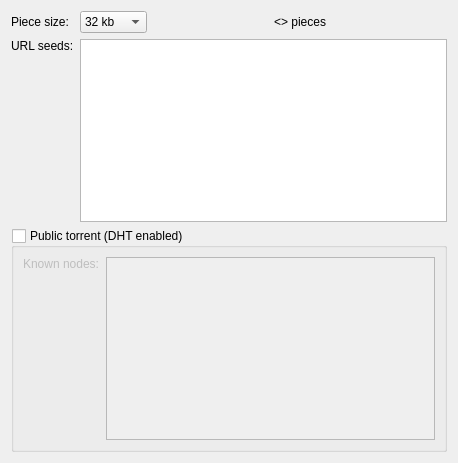
<ui version="4.0" >
 <class>NewTorrentThirdStep</class>
 <widget class="QWidget" name="NewTorrentThirdStep" >
  <property name="geometry" >
   <rect>
    <x>0</x>
    <y>0</y>
    <width>458</width>
    <height>463</height>
   </rect>
  </property>
  <property name="windowTitle" >
   <string>Fine-tune parameters</string>
  </property>
  <property name="windowIcon" >
   <iconset>
    <normaloff>:/resources/images/bittorrent.png</normaloff>:/resources/images/bittorrent.png</iconset>
  </property>
  <layout class="QGridLayout" >
   <item row="0" column="0" >
    <widget class="QLabel" name="label" >
     <property name="text" >
      <string>Piece size:</string>
     </property>
    </widget>
   </item>
   <item row="0" column="1" >
    <layout class="QHBoxLayout" >
     <item>
      <widget class="QComboBox" name="PieceSize_" >
       <property name="currentIndex" >
        <number>0</number>
       </property>
       <item>
        <property name="text" >
         <string>32 kb</string>
        </property>
       </item>
       <item>
        <property name="text" >
         <string>64 kb</string>
        </property>
       </item>
       <item>
        <property name="text" >
         <string>128 kb</string>
        </property>
       </item>
       <item>
        <property name="text" >
         <string>256 kb</string>
        </property>
       </item>
       <item>
        <property name="text" >
         <string>512 kb</string>
        </property>
       </item>
       <item>
        <property name="text" >
         <string>1 mb</string>
        </property>
       </item>
       <item>
        <property name="text" >
         <string>2 mb</string>
        </property>
       </item>
       <item>
        <property name="text" >
         <string>4 mb</string>
        </property>
       </item>
       <item>
        <property name="text" >
         <string>8 mb</string>
        </property>
       </item>
       <item>
        <property name="text" >
         <string>16 mb</string>
        </property>
       </item>
       <item>
        <property name="text" >
         <string>32 mb</string>
        </property>
       </item>
       <item>
        <property name="text" >
         <string>64 mb</string>
        </property>
       </item>
      </widget>
     </item>
     <item>
      <spacer>
       <property name="orientation" >
        <enum>Qt::Horizontal</enum>
       </property>
       <property name="sizeHint" stdset="0" >
        <size>
         <width>40</width>
         <height>20</height>
        </size>
       </property>
      </spacer>
     </item>
     <item>
      <widget class="QLabel" name="NumPieces_" >
       <property name="text" >
        <string>&lt;> pieces</string>
       </property>
      </widget>
     </item>
     <item>
      <spacer>
       <property name="orientation" >
        <enum>Qt::Horizontal</enum>
       </property>
       <property name="sizeHint" stdset="0" >
        <size>
         <width>40</width>
         <height>20</height>
        </size>
       </property>
      </spacer>
     </item>
    </layout>
   </item>
   <item row="1" column="0" >
    <widget class="QLabel" name="label_2" >
     <property name="text" >
      <string>URL seeds:</string>
     </property>
    </widget>
   </item>
   <item rowspan="2" row="1" column="1" >
    <widget class="QTextEdit" name="URLSeeds_" />
   </item>
   <item row="2" column="0" >
    <spacer>
     <property name="orientation" >
      <enum>Qt::Vertical</enum>
     </property>
     <property name="sizeHint" stdset="0" >
      <size>
       <width>20</width>
       <height>40</height>
      </size>
     </property>
    </spacer>
   </item>
   <item row="3" column="0" colspan="2" >
    <widget class="QGroupBox" name="DHTEnabled_" >
     <property name="minimumSize" >
      <size>
       <width>0</width>
       <height>150</height>
      </size>
     </property>
     <property name="title" >
      <string>Public torrent (DHT enabled)</string>
     </property>
     <property name="checkable" >
      <bool>true</bool>
     </property>
     <property name="checked" >
      <bool>false</bool>
     </property>
     <layout class="QHBoxLayout" >
      <item>
       <layout class="QVBoxLayout" >
        <item>
         <widget class="QLabel" name="label_3" >
          <property name="text" >
           <string>Known nodes:</string>
          </property>
         </widget>
        </item>
        <item>
         <spacer>
          <property name="orientation" >
           <enum>Qt::Vertical</enum>
          </property>
          <property name="sizeHint" stdset="0" >
           <size>
            <width>20</width>
            <height>40</height>
           </size>
          </property>
         </spacer>
        </item>
       </layout>
      </item>
      <item>
       <widget class="QTextEdit" name="DHTNodes_" />
      </item>
     </layout>
    </widget>
   </item>
  </layout>
 </widget>
 <resources>
  <include location="resources.qrc" />
 </resources>
 <connections/>
</ui>
